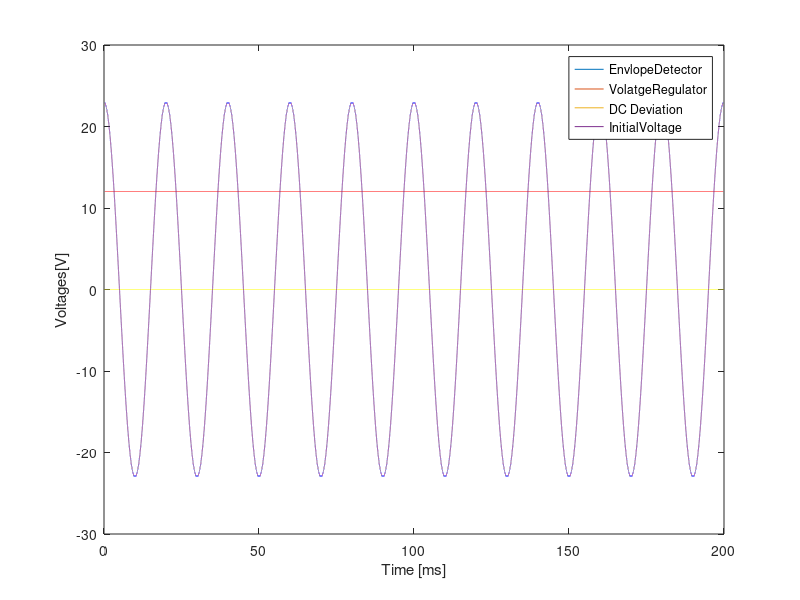
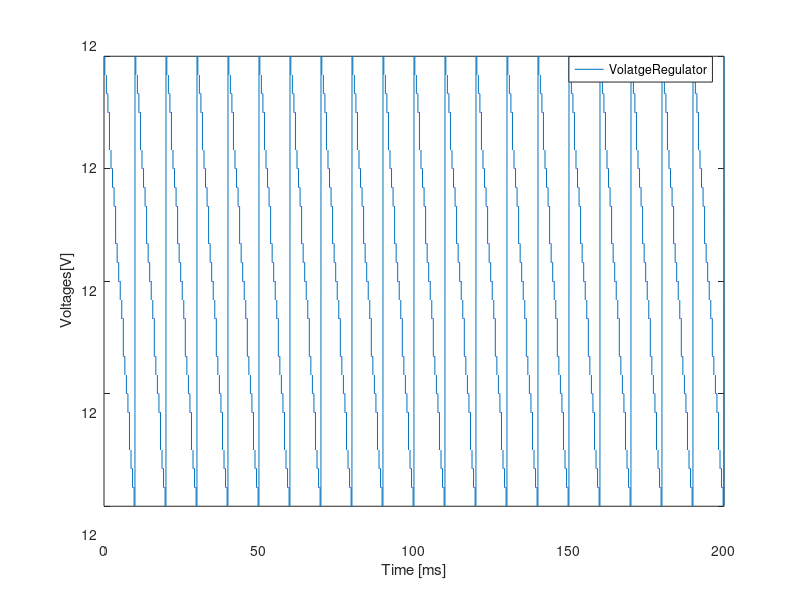
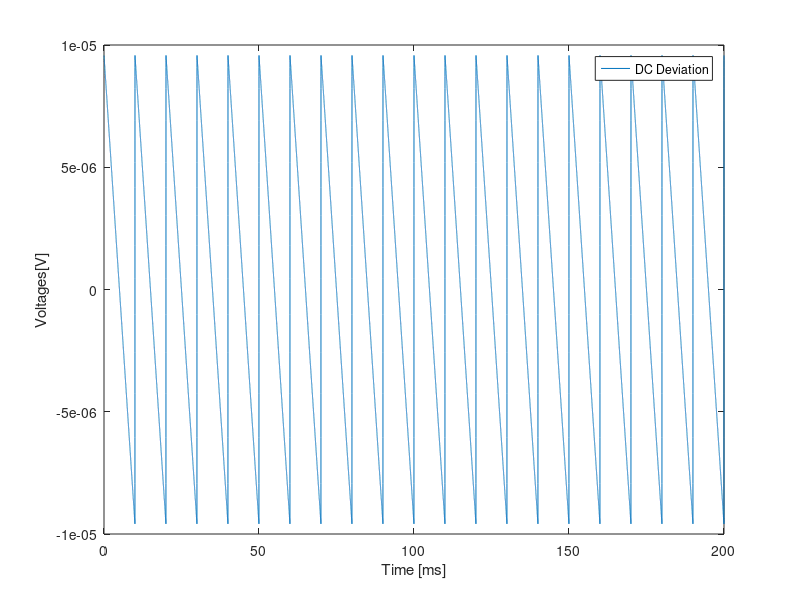

Reproduce these figures in MATLAB, in order.
close all;
clear all;

format long;

Vd = 0.6;
eta = 1;
fq = 50;
I_sat = 1e-14;
t_ratio = 10;
ndiode= 22;
Vs = 230;
R1 = 98437;
C = 0.0073476945;
Vt = 0.025;
w = 2*pi*fq;
T = 1/(2*fq);
toff = (1/4)*T;


R2 = ((230/t_ratio)-12)/(I_sat*(exp(12/(eta*Vt*ndiode))-1));


for k = 1:20
  func = (Vs/t_ratio)*C*w*sin(w*toff) - (1/R1)*(Vs/t_ratio)*cos(w*toff) - I_sat*(exp(12/(eta*Vt*ndiode))-1);
  funcd = (Vs/t_ratio)*C*(w^2)*cos(w*toff)+(1/R1)*(Vs/t_ratio)*w*sin(w*toff);
  toff = toff - (func/funcd);
endfor

ton = (3/4)*T;

Req = 1/((1/R1)+(1/R2));

for k = 1:20
  func = (Vs/t_ratio)*cos(w*ton)+(Vs/t_ratio)*cos(w*toff)*exp(-(1/(Req*C))*(ton-toff));
  funcd = -w*(Vs/t_ratio)*sin(w*ton)-(Vs/t_ratio)*cos(w*toff)*(1/(Req*C))*exp(-(1/(Req*C))*(ton-toff));
  ton = ton - (func/funcd);
endfor

t = 0:(1e-6):0.2;

tlength = length(t);

venvelope = ones(1, tlength);

for j = 1:tlength
  if t(j) <= toff
    venvelope(j) = abs((230/t_ratio)*cos(w*t(j)));
  else
    if t(j)<=ton
      venvelope(j) = (230/t_ratio)*abs(cos(w*toff))*exp(-(1/(Req*C))*(t(j)-toff));
    else
      toff = toff + T;
      ton = ton + T;
      if t(j)<=toff
        venvelope(j) = abs((230/t_ratio)*cos(w*t(j)));
      else
        if t(j)<=ton
          venvelope(j) = (230/t_ratio)*abs(cos(w*toff))*exp(-(1/(Req*C))*(t(j)-toff));
        endif
      endif
    endif
  endif
endfor



venvelopeDC = mean(venvelope);
ripple_venvelope = max(venvelope) - min(venvelope);
vcentroenvelope = (ripple_venvelope/2) + min(venvelope);

printf ("Envelope_Detector_Values_TAB\n");
printf ("Ripple = %e\n", ripple_venvelope);
printf ("Average = %e\n", venvelopeDC);
printf ("Envlope_Detctor_Values_END\n");

rdiode = (eta*Vt)/(I_sat*exp((12/ndiode)/(eta*Vt)));
vregulatedAC  = ((ndiode*rdiode)/(ndiode*rdiode + R2))*(venvelope - venvelopeDC);

if vcentroenvelope >= 12
    vregulatedDC = 12;
else
    vregulatedDC = vcentroenvelope;
endif

vregulated = vregulatedAC + vregulatedDC;

average = mean(vregulated);

ripple = max(vregulated) - min(vregulated);

printf ("Volatge_Regulator_Values_TAB\n");
printf ("Ripple = %e\n", ripple);
printf ("Average = %e\n", average);
printf ("Volatge_Regulator_Values_END\n");

V_i = (230/t_ratio)*cos(w*t);
Deviation = vregulated - 12;


MainPlot = figure();
plot(t*1000,venvelope);
hold on
plot(t*1000,vregulated);
plot(t*1000, Deviation);
plot(t*1000, V_i);
legend('EnvlopeDetector','VolatgeRegulator','DC Deviation','InitialVoltage');
xlabel ("Time [ms]");
ylabel ("Voltages[V]");
hold off
print(MainPlot, "MainPlot.eps", "-depsc");

VoltageRegulator = figure();
plot(t*1000, vregulated);
legend('VolatgeRegulator');
xlabel ("Time [ms]");
ylabel ("Voltages[V]");
print(VoltageRegulator, "VoltageRegulator.eps", "-depsc");

DCDeviation = figure();
plot(t*1000, Deviation);
legend('DC Deviation');
xlabel ("Time [ms]");
ylabel ("Voltages[V]");
print(DCDeviation, "DCDeviation.eps", "-depsc");
